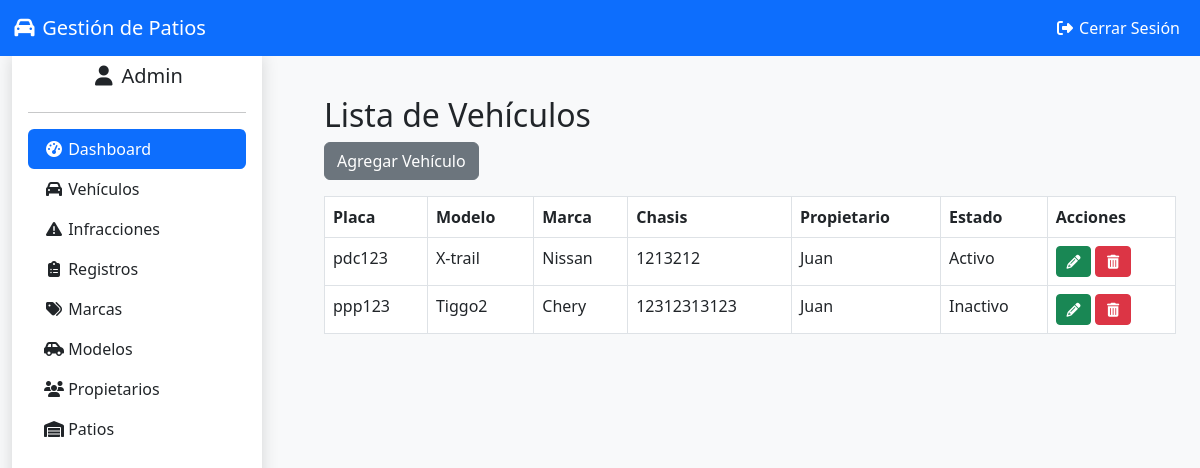
Page /vehiculos (signed in) on the committed database.
### tables this page shows
CREATE TABLE `vehiculos` (
  `placa` varchar(7) NOT NULL,
  `modelo_id` int(11) DEFAULT NULL,
  `chasis` varchar(50) NOT NULL,
  `cant_puertas` int(11) NOT NULL,
  `propietario_cedula` varchar(10) DEFAULT NULL,
  `estado` varchar(20) NOT NULL
);

CREATE TABLE `modelos` (
  `id` int(11) NOT NULL,
  `nombre` varchar(50) NOT NULL,
  `marca_id` int(11) DEFAULT NULL
);

CREATE TABLE `marcas` (
  `id` int(11) NOT NULL,
  `nombre` varchar(50) NOT NULL
);

CREATE TABLE `propietarios` (
  `cedula` varchar(10) NOT NULL,
  `nombre` varchar(100) NOT NULL,
  `apellido` varchar(100) NOT NULL,
  `telefono` varchar(15) DEFAULT NULL,
  `email` varchar(100) DEFAULT NULL
);

### helpers/Auth.php (called while the page is built, shortened)
<?php
class Auth
{
    public static function isLoggedIn()
    {
        return isset($_SESSION["usuario"]);
    }
    public static function hasPermission($permission)
    {
        return self::isLoggedIn() && in_array($permission, $_SESSION["usuario"]["permisos"]);
    }
}

### config/database.php (called while the page is built)
<?php
class Database
{
    private static $host = "localhost";
    private static $dbname = "gestion_patios";
    private static $username = "root";
    private static $password = "";
    private static $pdo = null;
    public static function connect()
    {
        if (self::$pdo === null) {
            try {
                self::$pdo = new PDO("mysql:host=" . self::$host . ";dbname=" . self::$dbname, self::$username, self::$password);
                self::$pdo->setAttribute(PDO::ATTR_ERRMODE, PDO::ERRMODE_EXCEPTION);
            } catch (PDOException $e) {
                die("Error de conexión: " . $e->getMessage());
            }
        }
        return self::$pdo;
    }
}

### controllers/VehiculoController.php (called while the page is built, shortened)
<?php
require_once __DIR__ . "/../helpers/Auth.php";
require_once __DIR__ . "/../models/Vehiculo.php";
class VehiculoController
{
    private $vehiculoModel;
    public function __construct()
    {
        $this->vehiculoModel = new Vehiculo();
    }
    public function index()
    {
        $vehiculos = $this->vehiculoModel->getAll();
        require_once __DIR__ . "/../views/vehiculos/index.php";
    }
}

### public/index.php (called while the page is built, shortened)
<?php
require_once __DIR__ . '/../routes/routes.php';

### models/BaseModel.php (called while the page is built, shortened)
<?php
require_once __DIR__ . '/../config/database.php';
class BaseModel
{
    public function __construct()
    {
        $this->db = Database::connect();
    }
}

### models/Vehiculo.php (called while the page is built, shortened)
<?php
require_once __DIR__ . "/BaseModel.php";
class Vehiculo extends BaseModel
{
    public function getAll()
    {
        $stmt = $this->db->prepare("CALL GetAllVehiculos()");
        $stmt->execute();
        return $stmt->fetchAll(PDO::FETCH_ASSOC);
    }
}

### views/vehiculos/index.php (the view, shortened to what this page needs)
<?php include __DIR__ . "/../layouts/header.php"; ?>
<?php include __DIR__ . "/../layouts/navbar.php"; ?>
<div class="container-fluid mt-5">
    <div class="row">
        <div class="col-3">
            <?php include __DIR__ . "/../layouts/sidebar.php"; ?>
        </div>
        <div class="col-9">
            <div class="container mt-5">
                <h2>Lista de Vehículos</h2>
                <a href="/gestionpatios/vehiculos/create" class="btn btn-secondary mb-3">Agregar Vehículo</a>
                <table class="table table-bordered">
                    <thead>
                        <tr>
                            <th>Placa</th>
                            <th>Modelo</th>
                            <th>Marca</th>
                            <th>Chasis</th>
                            <th>Propietario</th>
                            <th>Estado</th>
                            <th>Acciones</th>
                        </tr>
                    </thead>
                    <tbody>
                        <?php foreach ($vehiculos as $vehiculo): ?>
                            <tr>
                                <td><?php echo htmlspecialchars($vehiculo["placa"]); ?></td>
                                <td><?php echo htmlspecialchars($vehiculo["modelo"]); ?></td>
                                <td><?php echo htmlspecialchars($vehiculo["marca"]); ?></td>
                                <td><?php echo htmlspecialchars($vehiculo["chasis"]); ?></td>
                                <td><?php echo htmlspecialchars($vehiculo["propietario"]); ?></td>
                                <td><?php echo $vehiculo["estado"] == 1 ? "Activo" : "Inactivo"; ?></td>
                                <td>
                                    <a href="/gestionpatios/vehiculos/edit?placa=<?php echo $vehiculo["placa"]; ?>" class="btn btn-success btn-sm"><i class="fa fa-pencil" aria-hidden="true"></i></a>
                                    <a href="/gestionpatios/vehiculos/delete?placa=<?php echo $vehiculo["placa"]; ?>" class="btn btn-danger btn-sm" onclick="return confirm('¿Seguro que quieres eliminar este vehículo?');"><i class="fa fa-trash" aria-hidden="true"></i></a>
                                </td>
                            </tr>
                        <?php endforeach; ?>
                    </tbody>
                </table>
            </div>
        </div>
    </div>
</div>
<?php include __DIR__ . "/../layouts/footer.php"; ?>

### routes/routes.php (shortened to what this page needs)
<?php
require_once __DIR__ . "/../controllers/VehiculoController.php";
if (array_key_exists($_GET['url'], $routes)) {
    $route = explode("@", $routes[$_GET['url']]);
    $controllerName = $route[0];
    $method = $route[1];
    if (class_exists($controllerName)) {
        $controller = new $controllerName();
        if (method_exists($controller, $method)) {
            $controller->$method();
        } else {
            echo "Error: Método '$method' no encontrado en el controlador '$controllerName'.";
        }
    } else {
        echo "Error: Controlador '$controllerName' no encontrado.";
    }
} else {
    echo "Página no encontrada";
}

### views/layouts/header.php (shortened to what this page needs)
<!DOCTYPE html>
<html lang="es">
<head>
    <link href="https://cdn.jsdelivr.net/npm/bootstrap@5.3.0/dist/css/bootstrap.min.css" rel="stylesheet">
    <link rel="stylesheet" href="https://cdn.jsdelivr.net/npm/@fortawesome/fontawesome-free/css/all.min.css">
    <link rel="stylesheet" href="/gestionpatios/public/css/styles.css">
</head>
<body class="bg-light">

### views/layouts/navbar.php (shortened to what this page needs)
<nav class="navbar navbar-expand-lg navbar-dark bg-primary fixed-top">
    <div class="container-fluid">
        <a class="navbar-brand" href="/gestionpatios/dashboard">
            <i class="fas fa-car"></i> Gestión de Patios
        </a>
        <div class="collapse navbar-collapse justify-content-end" id="navbarNav">
            <ul class="navbar-nav">
                <li class="nav-item">
                    <a class="nav-link text-white" href="/gestionpatios/logout">
                        <i class="fas fa-sign-out-alt"></i> Cerrar Sesión
                    </a>
                </li>
            </ul>
        </div>
    </div>
</nav>

### views/layouts/sidebar.php (shortened to what this page needs)
<?php
$usuario = $_SESSION["usuario"] ?? null;
?>
<div class="d-flex flex-column flex-shrink-0 p-3 bg-white shadow" style="width: 250px; height: 100vh; position: fixed;">
    <h5 class="text-center">
        <i class="fas fa-user"></i> <?php echo htmlspecialchars($usuario["nombre"]); ?>
    </h5>
    <hr>
    <ul class="nav nav-pills flex-column mb-auto">
        <li class="nav-item">
            <a href="/gestionpatios/dashboard" class="nav-link active">
                <i class="fas fa-tachometer-alt"></i> Dashboard
            </a>
        </li>
        <?php if (Auth::hasPermission("gestionar_vehiculos")): ?>
            <li>
                <a href="/gestionpatios/vehiculos" class="nav-link text-dark">
                    <i class="fas fa-car"></i> Vehículos
                </a>
            </li>
        <?php endif; ?>
        <?php if (Auth::hasPermission("gestionar_infracciones")): ?>
            <li>
                <a href="/gestionpatios/infracciones" class="nav-link text-dark">
                    <i class="fas fa-exclamation-triangle"></i> Infracciones
                </a>
            </li>
        <?php endif; ?>
        <?php if (Auth::hasPermission("gestionar_registros")): ?>
            <li>
                <a href="/gestionpatios/registros" class="nav-link text-dark">
                    <i class="fas fa-clipboard-list"></i> Registros
                </a>
            </li>
        <?php endif; ?>
        <?php if (Auth::hasPermission("gestionar_marcas")): ?>
            <li>
                <a href="/gestionpatios/marcas" class="nav-link text-dark">
                    <i class="fas fa-tags"></i> Marcas
                </a>
            </li>
        <?php endif; ?>
        <?php if (Auth::hasPermission("gestionar_modelos")): ?>
            <li>
                <a href="/gestionpatios/modelos" class="nav-link text-dark">
                    <i class="fas fa-car-side"></i> Modelos
                </a>
            </li>
        <?php endif; ?>
        <?php if (Auth::hasPermission("gestionar_propietarios")): ?>
            <li>
                <a href="/gestionpatios/propietarios" class="nav-link text-dark">
                    <i class="fas fa-users"></i> Propietarios
                </a>
            </li>
        <?php endif; ?>
        <?php if (Auth::hasPermission("gestionar_patios")): ?>
            <li>
                <a href="/gestionpatios/patios" class="nav-link text-dark">
                    <i class="fas fa-warehouse"></i> Patios
                </a>
            </li>
        <?php endif; ?>
    </ul>
</div>

### views/layouts/footer.php (shortened to what this page needs)
</body>
</html>

### rows in the picture
vehiculos: placa "pdc123", modelo.nombre "X-trail", marcas.nombre "Nissan", chasis "1213212", propietario_cedula.nombre "Juan", estado "Activo"
vehiculos: placa "ppp123", modelo.nombre "Tiggo2", marcas.nombre "Chery", chasis "12312313123", propietario_cedula.nombre "Juan", estado "Inactivo"

### other values in the picture
$usuario["nombre"] "Admin"
